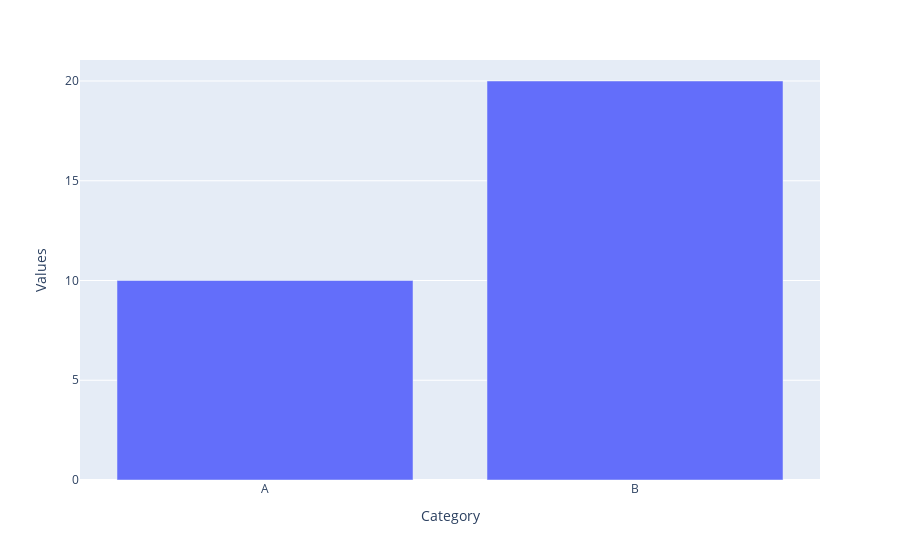

The cell this chart's notebook holds for it:
### Markdown cell above
Generate a bar plot using Plotly

### Code cell
import plotly.express as px
df = pd.DataFrame({'Category': ['A', 'B'], 'Values': [10, 20]})
fig = px.bar(df, x='Category', y='Values')
fig.show()

### Figure 1 — Plotly figure (JSON) as saved in the notebook; plotly's stock layout.template omitted (floating-point values rounded to 4 significant figures)
{"data": [{"hovertemplate": "Category=%{x}<br>Values=%{y}<extra></extra>", "legendgroup": "", "marker": {"color": "#636efa", "pattern": {"shape": ""}}, "name": "", "orientation": "v", "showlegend": false, "textposition": "auto", "type": "bar", "x": ["A", "B"], "xaxis": "x", "y": [10, 20], "yaxis": "y"}], "layout": {"barmode": "relative", "legend": {"tracegroupgap": 0}, "margin": {"t": 60}, "xaxis": {"anchor": "y", "domain": [0, 1], "title": {"text": "Category"}}, "yaxis": {"anchor": "x", "domain": [0, 1], "title": {"text": "Values"}}}}
